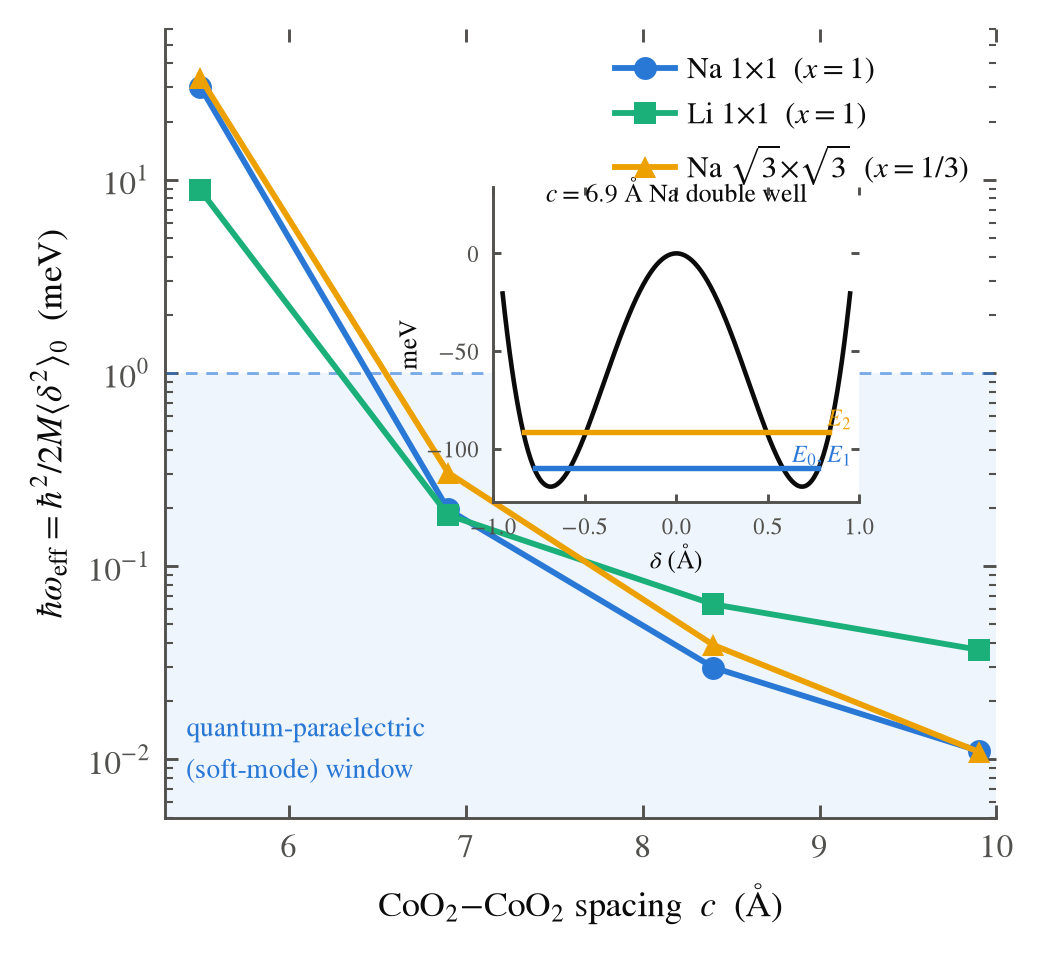

The script that saved this image:
#!/usr/bin/env python
"""
Figure 5 - Mode softening.
Effective zero-point frequency omega_eff(c) (log scale) for the three series
(theory/results/quantum_wells_v4.csv, physical alkali masses): the alkali mode
collapses from ~30 meV (stiff, single well) to ~10 mueV (soft double well) as
the gallery opens, entering a quantum-paraelectric window. Inset: the quantized
levels E0/E1/E2 in the c = 6.9 A Na double well (E0,E1 a near-degenerate
tunnelling doublet).
"""
import numpy as np
import matplotlib.pyplot as plt

import _style as S

S.use_house_style()

qw = S.load_quantum()
fits = S.load_well_fits()

fig, ax = plt.subplots(figsize=(3.4, 3.15))

# quantum-paraelectric (soft-mode) window: omega < 1 meV
ax.axhspan(1e-3, 1.0, color=S.C_BLUE, alpha=0.07, lw=0, zorder=0)
ax.axhline(1.0, color=S.C_BLUE, lw=0.7, ls=(0, (4, 3)), alpha=0.6, zorder=1)
ax.text(5.42, 0.0068, "quantum-paraelectric\n(soft-mode) window", ha="left",
        va="bottom", fontsize=6.6, color=S.C_BLUE)

for (el, cell), st in S.SERIES.items():
    q = qw[(qw.element == el) & (qw.cell == cell) & (qw.mass == el)]
    q = q.sort_values("c")
    ax.semilogy(q["c"], q["hw_eff_meV"], st["marker"] + "-", ms=5.5, lw=1.4,
                color=st["color"], mfc=st["color"], mew=0, zorder=4,
                label=st["label"])

ax.set_xlim(5.3, 10.0)
ax.set_ylim(5e-3, 60)
ax.set_xlabel(r"CoO$_2$$-$CoO$_2$ spacing  $c$  (Å)")
ax.set_ylabel(r"$\hbar\omega_{\mathrm{eff}}=\hbar^2/2M\langle\delta^2"
              r"\rangle_0$  (meV)")
ax.legend(loc="upper right", handletextpad=0.4)
S.thin_spines(ax)

# ---------------- inset: levels in the 6.9 A Na double well -------------
r = fits[(fits.element == "Na") & (fits.cell == "1x1") & (fits.c == 6.9)].iloc[0]
lv = qw[(qw.element == "Na") & (qw.cell == "1x1") & (qw.c == 6.9)
        & (qw.mass == "Na")].iloc[0]
E0, E1, E2 = lv["E0_meV"], lv["E1_meV"], lv["E2_meV"]

axi = ax.inset_axes([0.395, 0.40, 0.44, 0.40])
dd = np.linspace(-0.95, 0.95, 300)
V = S.vpoly(dd, r["a_q"], r["b_q"], r["g_q"]) * 1e3
axi.plot(dd, V, color=S.C_INK, lw=1.1, zorder=3)


def level(E, col, lab, lw=1.3):
    # draw the level across its classically allowed width
    within = np.where(V <= E)[0]
    if len(within):
        x0, x1 = dd[within[0]], dd[within[-1]]
    else:
        x0, x1 = -0.2, 0.2
    axi.plot([x0, x1], [E, E], color=col, lw=lw, zorder=4)
    axi.text(0.98, E, lab, transform=axi.get_yaxis_transform(), ha="right",
             va="bottom", fontsize=5.8, color=col)


level(E2, S.C_YELL, r"$E_2$")
level(E0, S.C_BLUE, r"$E_0,E_1$")   # near-degenerate tunnelling doublet
axi.set_ylim(V.min() - 8, 34)
axi.set_xlim(-1.0, 1.0)
axi.tick_params(labelsize=5.6, length=2)
axi.set_xlabel(r"$\delta$ (Å)", fontsize=6, labelpad=1)
axi.set_ylabel("meV", fontsize=6, labelpad=1)
axi.text(0.0, 23, r"$c=6.9$ Å Na double well", ha="center", va="bottom",
         fontsize=6.2, color=S.C_INK)
for s in ("top", "right"):
    axi.spines[s].set_visible(False)

fig.subplots_adjust(left=0.155, right=0.97, top=0.97, bottom=0.135)
S.save(fig, "fig5")
print("fig5 written")
